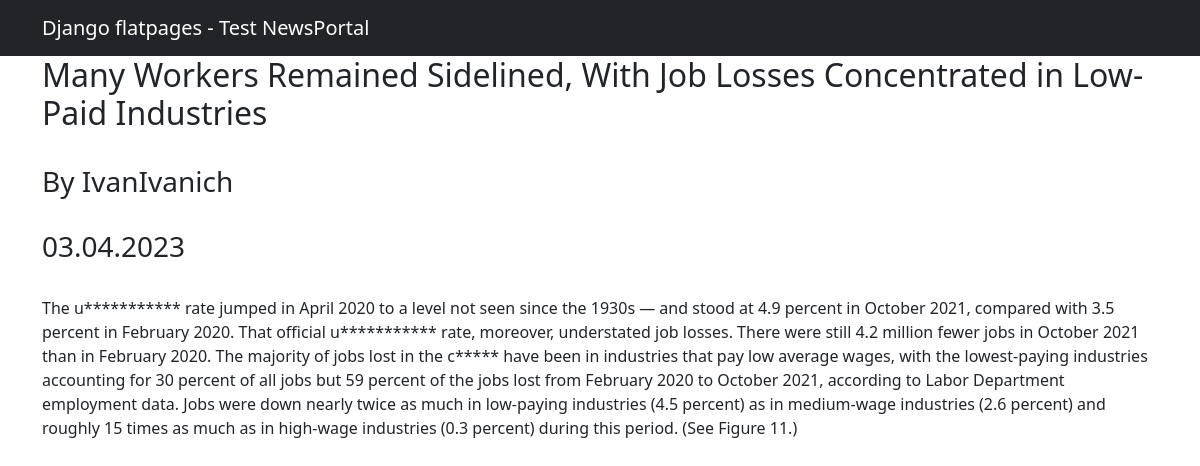
Screenshot of /news/1 with the database file from the repository.
### news/models.py (models this page shows, shortened)
class Post(models.Model):
    POSTS = ['article', 'news_piece']
    post_type = models.CharField(max_length=16, default='news_piece')
    author = models.ForeignKey("Author", on_delete=models.CASCADE)
    title = models.TextField(default='Unspecified Title')
    body = models.TextField(default='Unspecified Article Body')
    rating = models.IntegerField(default=0)
    time_in = models.DateTimeField(auto_now_add=True)
    category = models.ManyToManyField("Category", through='PostCategory')
    ''' return beginning 124 characters of the article'''

class Author(models.Model):
    user = models.OneToOneField(User, on_delete=models.CASCADE)
    rating = models.IntegerField(default=0)
    '''
    Метод update_rating() модели Author, который обновляет рейтинг пользователя, переданный в аргумент этого метода.
    Он состоит из следующего:
    суммарный рейтинг каждой статьи автора умножается на 3;
    суммарный рейтинг всех комментариев автора;
    суммарный рейтинг всех комментариев к статьям автора.
    '''
    def update_rating(self):
        rating_articles_author = Post.objects.filter(author_id=self).aggregate(sum_articles=Sum('rating'))['sum_articles']
        rating_comment_author = Comment.objects.filter(user_id=self.user).aggregate(sum_articles=Sum('rating'))['sum_articles']
        rating_comment_posts = Comment.objects.filter(post__author__user=self.user).aggregate(sum_posts=Sum('rating'))['sum_posts']
        self.rating = 3*rating_articles_author + rating_comment_author + rating_comment_posts
        self.save()

### news/views.py (the view)
# urls.py: path('news/<int:pk>', PostDetail.as_view(), name='post_detail'),
class PostDetail(DetailView):
    model = Post
    template_name = 'post.html'
    context_object_name = 'post'

### news/templatetags/custom_filters.py (called while the page is built)
@register.filter()
def censor(value):
   if type(value) == str:
      new_text = value
      for w in BAD_WORDS:
         new_text = new_text.replace(w, BAD_WORDS[w])
      return f'{new_text}'
   else:
      return '!!! Broken text !!!'

### templates/post.html (shortened to what this page needs)
{% extends 'flatpages/default.html' %}
{% load custom_filters %}
{% block content %}
<h2>{{ post.title }}</h2>
<br>
<h3> By {{ post.author.user }} </h3>
<br>
<h3>{{ post.time_in|date:'d.m.Y' }}</h3>
<br>
{{ post.body|censor }}
{% endblock content %}

### rows the page displays
Post: title "Many Workers Remained Sidelined, With Job Losses Concentrated in Low-Paid Industries", author.user "IvanIvanich", time_in "03.04.2023", body|censor "The u*********** rate jumped in April 2020 to a level not seen since the 1930s — and stood at 4.9 percent in October 2021, compared with 3.5 percent in February 2020. That official u*********** rate, moreover, understated job losses. There were still 4.2 million fewer jobs in October 2021 than in February 2020. The majority of jobs lost in the c***** have been in industries that pay low average wages, with the lowest-paying industries accounting for 30 percent of all jobs but 59 percent of the jobs lost from February 2020 to October 2021, according to Labor Department employment data. Jobs were down nearly twice as much in low-paying industries (4.5 percent) as in medium-wage industries…"
